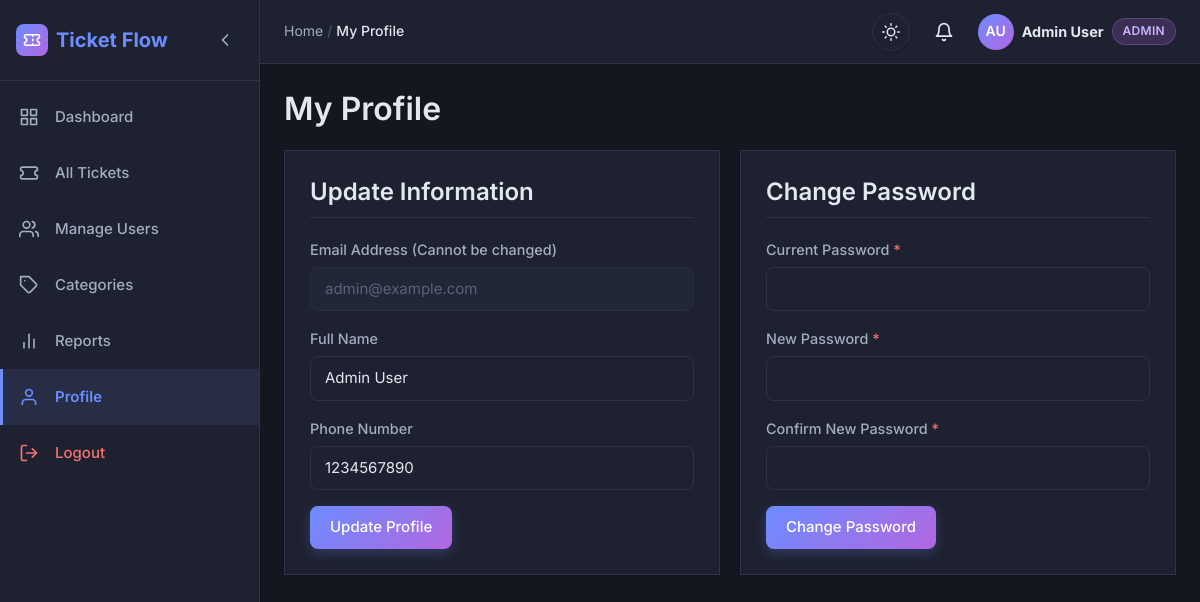
Screenshot of /admin/profile.php (signed in) with the database file from the repository.
### tables this page shows
CREATE TABLE IF NOT EXISTS users (
    id INT AUTO_INCREMENT PRIMARY KEY,
    name VARCHAR(100) NOT NULL,
    email VARCHAR(100) NOT NULL UNIQUE,
    password VARCHAR(255) NOT NULL,
    role ENUM('user', 'staff', 'admin') DEFAULT 'user',
    phone VARCHAR(20),
    status ENUM('active', 'inactive') DEFAULT 'active',
    created_at TIMESTAMP DEFAULT CURRENT_TIMESTAMP,
    updated_at TIMESTAMP DEFAULT CURRENT_TIMESTAMP ON UPDATE CURRENT_TIMESTAMP
);

### includes/auth.php (called while the page is built, shortened)
<?php
function isLoggedIn() {
    return isset($_SESSION['user_id']);
}
function currentUser() {
    if (isLoggedIn()) {
        return [
            'id' => $_SESSION['user_id'],
            'name' => $_SESSION['user_name'],
            'email' => $_SESSION['user_email'],
            'role' => $_SESSION['role']
        ];
    }
    return null;
}
?>

### includes/notifications.php (called while the page is built, shortened)
<?php
function getUnreadNotificationCount($pdo, $userId) {
    try {
        $stmt = $pdo->prepare("SELECT COUNT(*) FROM notifications WHERE user_id = ? AND is_read = FALSE");
        $stmt->execute([$userId]);
        return (int) $stmt->fetchColumn();
    } catch (PDOException $e) {
        return 0;
    }
}
?>

### admin/profile.php (the view, shortened to what this page needs)
<?php
require_once "../config/database.php";
require_once "../includes/auth.php";
$user_id = $_SESSION['user_id'];
try {
    $stmt = $pdo->prepare("SELECT name, email, phone FROM users WHERE id = :id");
    $stmt->bindParam(":id", $user_id);
    $stmt->execute();
    $userData = $stmt->fetch();
} catch (PDOException $e) {
    die("Error fetching profile.");
}
$pageTitle = "My Profile";
require_once "../includes/header.php";
?>
<div class="dashboard-wrapper">
    <?php require_once "../includes/sidebar.php"; ?>
    <div class="main-content">
        <?php require_once "../includes/navbar.php"; ?>
        <div class="dashboard-content">
            <h2 style="margin-bottom: 20px;">My Profile</h2>
            <div style="display: flex; gap: 20px; flex-wrap: wrap;">
                <div class="card" style="flex: 1; min-width: 300px; background: var(--surface); padding: 25px; border-radius: var(--radius); box-shadow: var(--shadow);">
                    <h3 style="margin-bottom: 20px; border-bottom: 1px solid var(--border); padding-bottom: 10px;">Update Information</h3>
                    <form action="profile.php" method="POST">
                        <div class="form-group">
                            <label for="email">Email Address (Cannot be changed)</label>
                            <input type="email" id="email" class="form-control" value="<?= htmlspecialchars($userData['email']) ?>" disabled>
                        </div>
                        <div class="form-group">
                            <label for="name">Full Name</label>
                            <input type="text" id="name" name="name" class="form-control" value="<?= htmlspecialchars($userData['name']) ?>" required>
                        </div>
                        <div class="form-group">
                            <label for="phone">Phone Number</label>
                            <input type="text" id="phone" name="phone" class="form-control" value="<?= htmlspecialchars($userData['phone']) ?>">
                        </div>
                        <button type="submit" class="btn btn-primary">Update Profile</button>
                    </form>
                </div>
                <div class="card" style="flex: 1; min-width: 300px; background: var(--surface); padding: 25px; border-radius: var(--radius); box-shadow: var(--shadow);">
                    <h3 style="margin-bottom: 20px; border-bottom: 1px solid var(--border); padding-bottom: 10px;">Change Password</h3>
                    <form action="profile.php" method="POST">
                        <div class="form-group">
                            <label for="current_password">Current Password <span class="text-danger">*</span></label>
                            <input type="password" id="current_password" name="current_password" class="form-control" required>
                        </div>
                        <div class="form-group">
                            <label for="new_password">New Password <span class="text-danger">*</span></label>
                            <input type="password" id="new_password" name="new_password" class="form-control" required>
                        </div>
                        <div class="form-group">
                            <label for="confirm_password">Confirm New Password <span class="text-danger">*</span></label>
                            <input type="password" id="confirm_password" name="confirm_password" class="form-control" required>
                        </div>
                        <button type="submit" class="btn btn-primary" style="background-color: var(--secondary);">Change Password</button>
                    </form>
                </div>
            </div>
        </div>
    </div>
</div>
<?php require_once "../includes/footer.php"; ?>

### includes/navbar.php (shortened to what this page needs)
<?php
require_once __DIR__ . "/notifications.php";
$user = currentUser();
$unread_count = 0;
if ($user) {
    $unread_count = getUnreadNotificationCount($pdo, $user['id']);
}
$name_parts = explode(" ", trim($user['name'] ?? 'User'));
$initials = strtoupper(substr($name_parts[0], 0, 1));
if (count($name_parts) > 1) {
    $initials .= strtoupper(substr(end($name_parts), 0, 1));
}
$currentTitle = isset($pageTitle) ? htmlspecialchars($pageTitle) : "Dashboard";
?>
<header class="topbar">
    <div class="topbar-left">
        <nav aria-label="Breadcrumb">
            <ol class="breadcrumb">
                <li><a href="dashboard.php">Home</a></li>
                <?php if ($currentTitle !== "Dashboard"): ?>
                    <li class="breadcrumb-separator" aria-hidden="true">/</li>
                    <li class="breadcrumb-current" aria-current="page"><?= $currentTitle ?></li>
                <?php endif; ?>
            </ol>
        </nav>
    </div>
    <div class="topbar-right">
        <button class="theme-toggle" id="themeToggle" onclick="toggleTheme()" title="Switch theme" aria-label="Switch theme" type="button">
            <span id="themeIcon" style="display:inline-flex;align-items:center;justify-content:center;transition:transform 0.3s ease,opacity 0.25s ease;"></span>
        </button>
        <a href="notifications.php" class="notif-bell-wrap" aria-label="Notifications<?= $unread_count > 0 ? ' (' . $unread_count . ' unread)' : '' ?>">
            <svg xmlns="http://www.w3.org/2000/svg" viewBox="0 0 24 24" fill="none" stroke="currentColor" stroke-width="2" stroke-linecap="round" stroke-linejoin="round" aria-hidden="true">
                <path d="M18 8A6 6 0 0 0 6 8c0 7-3 9-3 9h18s-3-2-3-9"/>
                <path d="M13.73 21a2 2 0 0 1-3.46 0"/>
            </svg>
        </a>
        <a href="profile.php" class="user-info" style="text-decoration:none;" title="View Profile">
            <div class="user-avatar" aria-hidden="true"><?= htmlspecialchars($initials) ?></div>
            <div class="user-info-text">
                <strong><?= htmlspecialchars($user['name']) ?></strong>
            </div>
            <span class="badge badge-role-<?= htmlspecialchars(strtolower($user['role'])) ?>" style="text-transform: uppercase;">
                <?= htmlspecialchars($user['role']) ?>
            </span>
        </a>
    </div>
</header>

### rows the page displays
users: name "AU", name "Admin User", email "admin@example.com", phone "1234567890"

### other values shown
$currentTitle "My Profile"
$user['role'] "ADMIN"
